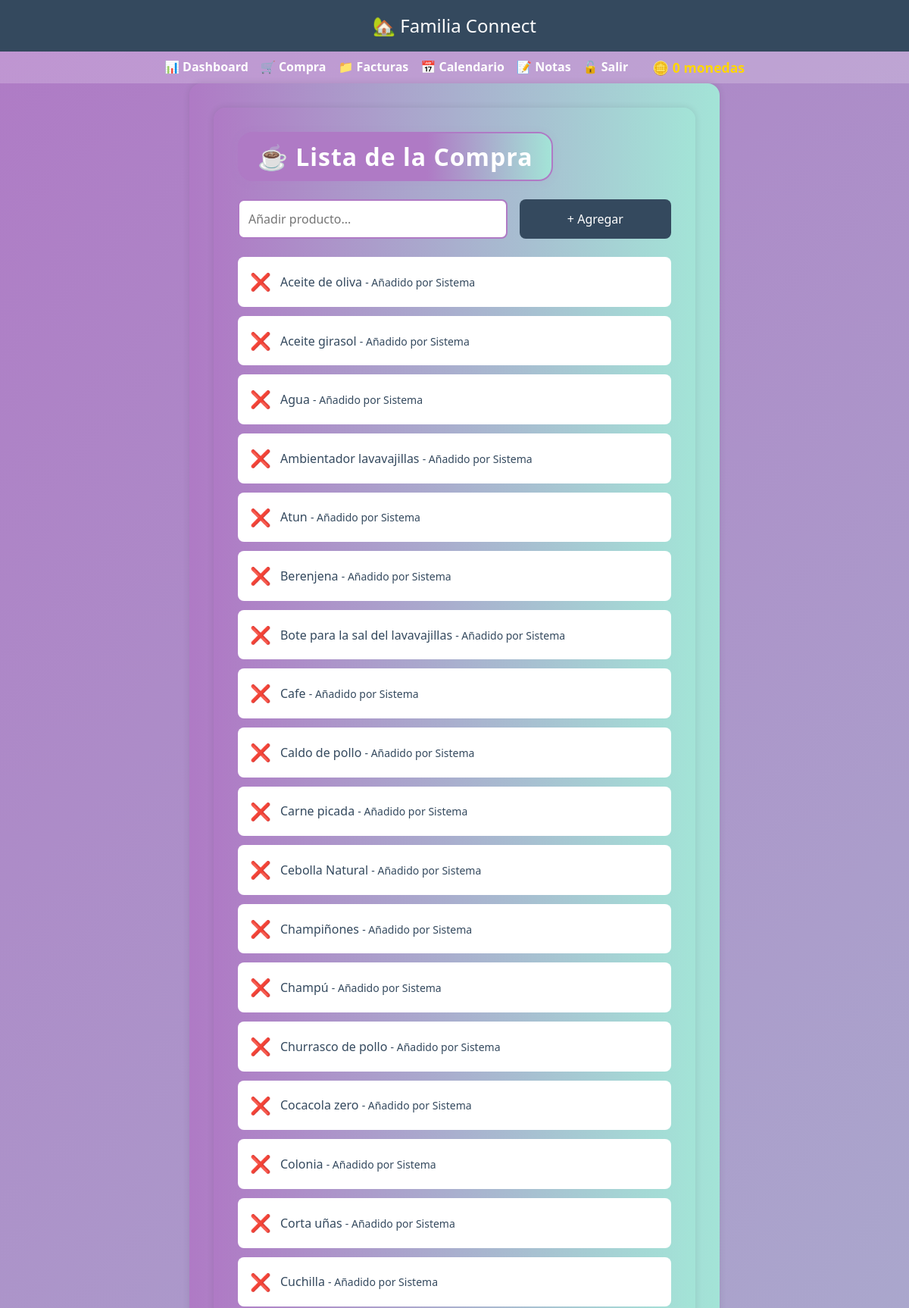
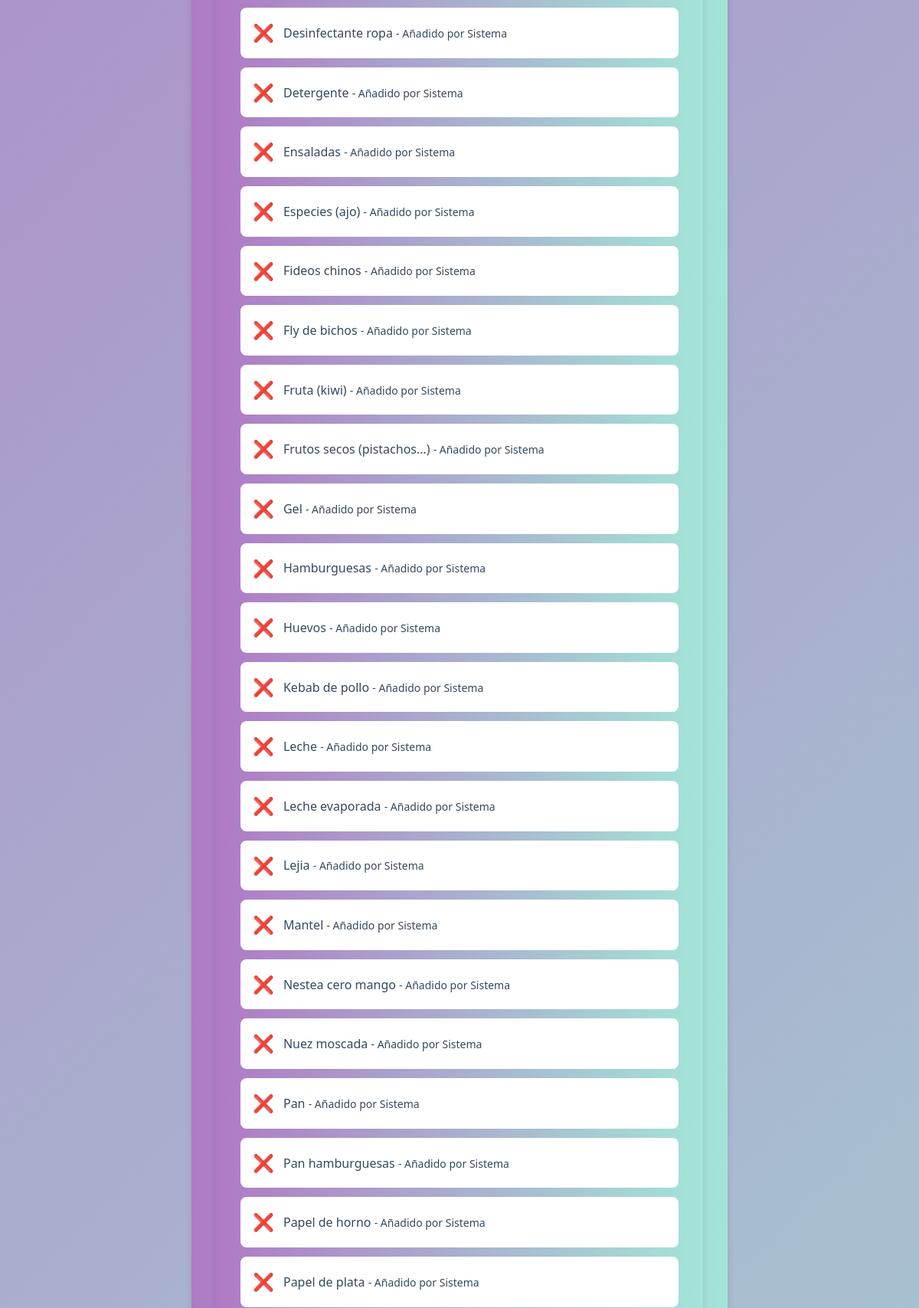
/lista-compra (signed in, upper part), run on the app's committed database (2 pictures, top to bottom).
### models.py (models this page shows, shortened)
class ShoppingItem(db.Model):
    id = db.Column(db.Integer, primary_key=True)
    name = db.Column(db.String(255), nullable=False)
    added_by = db.Column(db.String(100))
    status = db.Column(db.String(20), default='faltante')  # 'faltante', 'pronto', 'comprado'
    timestamp = db.Column(db.DateTime, default=datetime.utcnow)

### app.py (the view)
@app.route("/lista-compra", methods=['GET', 'POST'])
@login_required
def lista_compra():
    if request.method == 'POST':
        item_name = request.form.get('item')
        if item_name:
            nuevo_item = ShoppingItem(name=item_name, added_by=current_user.username)
            db.session.add(nuevo_item)
            db.session.commit()
    items = ShoppingItem.query.all()
    status_order = {'pronto': 0, 'faltante': 1, 'comprado': 2}
    items.sort(key=lambda item: (status_order.get(item.status, 3), item.name.lower()))
    return render_template("lista_compra.html", items=items, user=current_user)

### app.py (called while the page is built)
@login_manager.user_loader
def load_user(user_id):
    return User.query.get(int(user_id))

@app.context_processor
def inject_monedas_usuario():
    if current_user.is_authenticated:
        return dict(monedas_usuario=current_user.coins or 0)
    return dict(monedas_usuario=0)

### templates/lista_compra.html (shortened to what this page needs)
{% extends "base.html" %}
{% block content %}
<div class="container">
  <h2 class="titulo">☕ Lista de la Compra</h2>
  <form action="{{ url_for('add_item') }}" method="POST" class="formulario">
    <input type="text" name="name" placeholder="Añadir producto..." required>
    <button type="submit">+ Agregar</button>
  </form>
  <ul class="lista">
    {% for item in items %}
    <li class="item">
      <span id="estado-{{ item.id }}" class="estado estado-{{ item.status }}" onclick='toggleEstado({{ item.id }})'>
        {% if item.status == 'comprado' %}✅
        {% elif item.status == 'pronto' %}🕓
        {% else %}❌
        {% endif %}
      </span>
      <div class="item-text">
        {{ item.name }} <small>- Añadido por {{ item.added_by }}</small>
      </div>
    </li>
    {% endfor %}
  </ul>
</div>
{% endblock %}

### templates/base.html (style rules this page uses)
* { box-sizing: border-box; }
body { font-family: 'Segoe UI', sans-serif; margin: 0; padding: 0; background: linear-gradient(135deg, #af7ac5, #a3e4d7); color: #34495e; font-size: 16px; }
.container { max-width: 100%; padding: 1rem; margin: 0 auto; }
h2, .titulo { background: linear-gradient(90deg, #af7ac5 60%, #a3e4d7 100%); color: white !important; padding: 0.7rem 1.5rem; border-radius: 1.2rem; box-shadow: 0 2px 12px rgba(175,122,197,0.10); margin-bottom: 1.5rem; font-size: 2rem; text-align: center; letter-spacing: 1px; font-weight: 700; border: 2px solid #af7ac5; display: inline-block; }
@media (min-width: 768px) { .container { max-width: 800px; padding: 2rem; } }
@media (min-width: 768px) { h2 { font-size: 2rem; } }

### templates/lista_compra.html (style rules this page uses)
body { margin: 0; padding: 0; box-sizing: border-box; }
.container { background: linear-gradient(to right, #af7ac5, #a3e4d7); padding: 2rem; border-radius: 1rem; color: #34495e; font-family: 'Segoe UI', sans-serif; max-width: 700px; margin: auto; box-shadow: 0 0 10px rgba(0,0,0,0.1); }
.titulo { text-align: center; font-size: 2rem; margin-bottom: 1.5rem; }
.formulario { display: flex; flex-wrap: wrap; gap: 1rem; margin-bottom: 1.5rem; }
.formulario input { flex: 1 1 auto; min-width: 60%; padding: 0.75rem; font-size: 1rem; border: 2px solid #af7ac5; border-radius: 0.5rem; }
.formulario button { flex: 1 1 auto; min-width: 35%; background: #34495e; color: white; font-size: 1rem; border: none; padding: 0.75rem; border-radius: 0.5rem; cursor: pointer; }
.lista { list-style: none; padding: 0; margin: 0; }
.item { background: white; padding: 1rem; margin-bottom: 0.75rem; border-radius: 0.5rem; display: flex; align-items: center; gap: 0.75rem; transition: background 0.3s; }
.estado { cursor: pointer; font-size: 1.4rem; transition: transform 0.2s; }
.estado-faltante { color: red; }
.item-text { flex: 1; font-size: 1rem; word-break: break-word; }

### data on the page
ShoppingItem: name "Aceite de oliva", added_by "Sistema"
ShoppingItem: name "Aceite girasol", added_by "Sistema"
ShoppingItem: name "Agua", added_by "Sistema"
ShoppingItem: name "Ambientador lavavajillas", added_by "Sistema"
ShoppingItem: name "Atun", added_by "Sistema"
ShoppingItem: name "Berenjena", added_by "Sistema"
ShoppingItem: name "Bote para la sal del lavavajillas", added_by "Sistema"
ShoppingItem: name "Cafe", added_by "Sistema"
ShoppingItem: name "Caldo de pollo", added_by "Sistema"
ShoppingItem: name "Carne picada", added_by "Sistema"
ShoppingItem: name "Cebolla Natural", added_by "Sistema"
ShoppingItem: name "Champiñones", added_by "Sistema"
ShoppingItem: name "Champú", added_by "Sistema"
ShoppingItem: name "Churrasco de pollo", added_by "Sistema"
ShoppingItem: name "Cocacola zero", added_by "Sistema"
ShoppingItem: name "Colonia", added_by "Sistema"
ShoppingItem: name "Corta uñas", added_by "Sistema"
ShoppingItem: name "Cuchilla", added_by "Sistema"
ShoppingItem: name "Desinfectante ropa", added_by "Sistema"
ShoppingItem: name "Detergente", added_by "Sistema"
ShoppingItem: name "Ensaladas", added_by "Sistema"
ShoppingItem: name "Especies (ajo)", added_by "Sistema"
ShoppingItem: name "Fideos chinos", added_by "Sistema"
ShoppingItem: name "Fly de bichos", added_by "Sistema"
ShoppingItem: name "Fruta (kiwi)", added_by "Sistema"
ShoppingItem: name "Frutos secos (pistachos…)", added_by "Sistema"
ShoppingItem: name "Gel", added_by "Sistema"
ShoppingItem: name "Hamburguesas", added_by "Sistema"
ShoppingItem: name "Huevos", added_by "Sistema"
ShoppingItem: name "Kebab de pollo", added_by "Sistema"
ShoppingItem: name "Leche", added_by "Sistema"
ShoppingItem: name "Leche evaporada", added_by "Sistema"
ShoppingItem: name "Lejia", added_by "Sistema"
ShoppingItem: name "Mantel", added_by "Sistema"
ShoppingItem: name "Nestea cero mango", added_by "Sistema"
ShoppingItem: name "Nuez moscada", added_by "Sistema"
ShoppingItem: name "Pan", added_by "Sistema"
ShoppingItem: name "Pan hamburguesas", added_by "Sistema"
ShoppingItem: name "Papel de horno", added_by "Sistema"
ShoppingItem: name "Papel de plata", added_by "Sistema"

### other printed values
{{ monedas_usuario }} "0"
